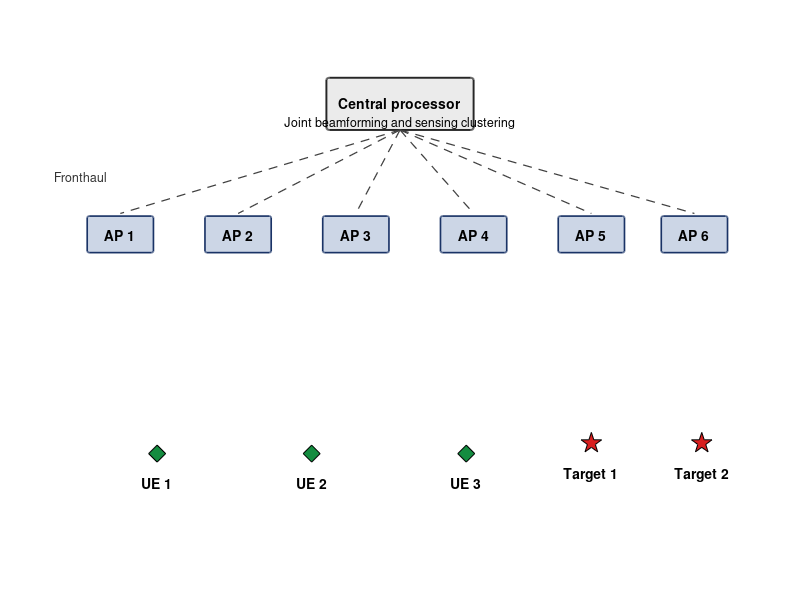

Reproduce this figure in MATLAB. (Note: this script raises an error after producing the figure.)
function draw_system_architecture(output_dir)
%DRAW_SYSTEM_ARCHITECTURE  Figure 1: Cell-Free ISAC signal architecture.

if nargin < 1 || isempty(output_dir)
    output_dir=fullfile(pwd,'..','..','experiment_packages','v1.0','figures');
end
if ~exist(output_dir,'dir'), mkdir(output_dir); end
fig=figure('Visible','off','Position',[100 100 1200 680],'Color','w');
ax=axes(fig,'Position',[.04 .07 .92 .87]); hold(ax,'on'); axis(ax,[0 1 0 1]); axis(ax,'off');

% Central processor.
rectangle(ax,'Position',[.40 .82 .20 .10],'Curvature',.08,'FaceColor',[.92 .92 .92], ...
    'EdgeColor',[.15 .15 .15],'LineWidth',1.4);
text(ax,.50,.87,'Central processor','HorizontalAlignment','center','FontWeight','bold');
text(ax,.50,.835,'Joint beamforming and sensing clustering','HorizontalAlignment','center','FontSize',9);

% AP positions and CPU fronthaul links.
ap=[.12 .62;.28 .62;.44 .62;.60 .62;.76 .62;.90 .62];
for m=1:6
    plot(ax,[.50 ap(m,1)],[.82 ap(m,2)+.04],'--','Color',[.25 .25 .25],'LineWidth',.9);
    rectangle(ax,'Position',[ap(m,1)-.045 ap(m,2)-.035 .09 .07],'Curvature',.08, ...
        'FaceColor',[.80 .84 .90],'EdgeColor',[.10 .20 .40],'LineWidth',1.2);
    text(ax,ap(m,1),ap(m,2),sprintf('AP %d',m),'HorizontalAlignment','center','FontWeight','bold');
end
text(ax,.03,.73,'Fronthaul','FontSize',9,'Color',[.2 .2 .2]);

% UEs and targets.
ue=[.17 .20;.38 .20;.59 .20]; target=[.76 .22;.91 .22];
for k=1:3
    scatter(ax,ue(k,1),ue(k,2),150,[.08 .55 .25],'d','filled','MarkerEdgeColor','k');
    text(ax,ue(k,1),ue(k,2)-.055,sprintf('UE %d',k),'HorizontalAlignment','center','FontWeight','bold');
end
for p=1:2
    scatter(ax,target(p,1),target(p,2),240,[.85 .12 .12],'p','filled','MarkerEdgeColor','k');
    text(ax,target(p,1),target(p,2)-.06,sprintf('Target %d',p),'HorizontalAlignment','center','FontWeight','bold');
end

% Global cooperative communication links (blue).
for m=1:6
    for k=1:3
        plot(ax,[ap(m,1) ue(k,1)],[ap(m,2)-.04 ue(k,2)+.035],'-', ...
            'Color',[.15 .38 .82 .22],'LineWidth',.9,'HandleVisibility','off');
    end
end
% Dedicated target-specific sensing links (red); illustrative b=1 entries.
active={ [1 3 5], [2 4 6] };
for p=1:2
    for m=active{p}
        plot(ax,[ap(m,1) target(p,1)],[ap(m,2)-.04 target(p,2)+.045],'-', ...
            'Color',[.88 .20 .08 .78],'LineWidth',2.0,'HandleVisibility','off');
    end
end

% Legend-like explanatory keys.
plot(ax,[.06 .16],[.43 .43],'-','Color',[.15 .38 .82],'LineWidth',2);
text(ax,.18,.43,'Global cooperative communication beams W_k (not gated by b_mp)', ...
    'VerticalAlignment','middle','FontSize',10,'Interpreter','none');
plot(ax,[.06 .16],[.37 .37],'-','Color',[.88 .20 .08],'LineWidth',2.5);
text(ax,.18,.37,'Dedicated sensing waveform S_p, enabled only when b_mp = 1', ...
    'VerticalAlignment','middle','FontSize',10,'Interpreter','none');
text(ax,.50,.98,'Cell-Free ISAC architecture with asymmetric sensing gating', ...
    'HorizontalAlignment','center','FontWeight','bold','FontSize',14);
text(ax,.50,.02,'b_mp authorizes AP m to transmit the target-p dedicated sensing waveform; communication remains globally cooperative.', ...
    'HorizontalAlignment','center','FontSize',10,'Interpreter','none');
exportgraphics(fig,fullfile(output_dir,'fig1_system_architecture.png'),'Resolution',300);
close(fig);
end
